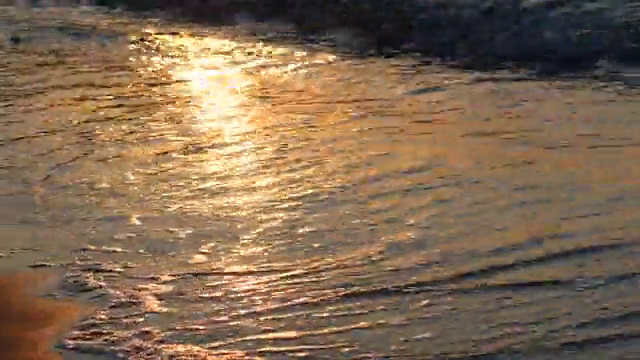
#> input picture frame 100 of opencv/learn/resources/test_video.mp4, 640 x 360 px
$ python read-video.py
#> lines starting #> are read from the running program, lines starting #| are printed output that depends on the picture
import cv2

vid = cv2.VideoCapture(r"resources/test_video.mp4")

while True:
    success, img = vid.read()
#> img is the input picture: shape (360, 640, 3); mean B, G, R 81.7, 105.4, 129.6
    n = cv2.resize(img , (320,240))
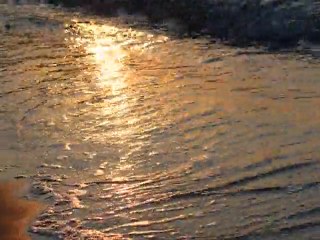
#> n: shape (240, 320, 3); mean B, G, R 81.7, 105.4, 129.6
    cv2.imshow("Movie", img)
    if (cv2.waitKey(5)& 0xFF)== ord('q'):
#> (key q is pressed here)
       break
cv2.destroyAllWindows()

$ run again, starting later in the video
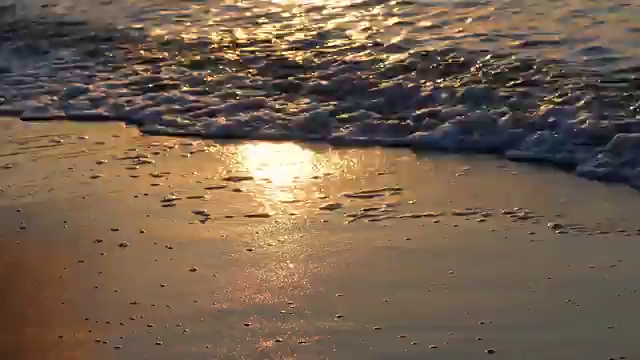
#> input picture frame 450 of opencv/learn/resources/test_video.mp4, 640 x 360 px
#> img is the input picture: shape (360, 640, 3); mean B, G, R 78, 96.1, 116.3
#> `n = cv2.resize(img , (320,240))`:
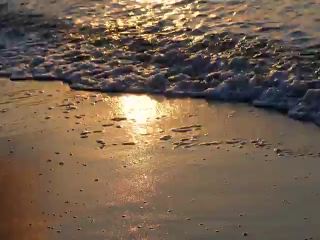
#> n: shape (240, 320, 3); mean B, G, R 78, 96.1, 116.3

$ run again, starting later in the video
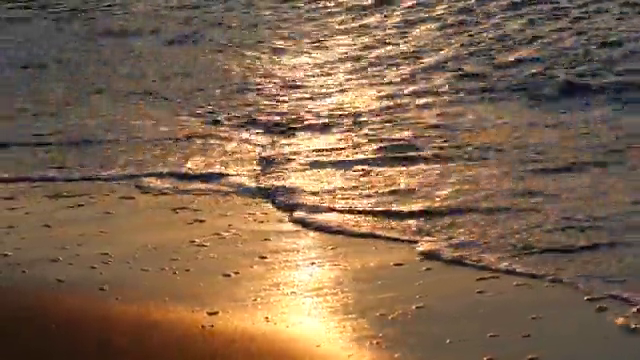
#> input picture frame 801 of opencv/learn/resources/test_video.mp4, 640 x 360 px
#> img is the input picture: shape (360, 640, 3); mean B, G, R 77.9, 101.5, 128.1
#> `n = cv2.resize(img , (320,240))`:
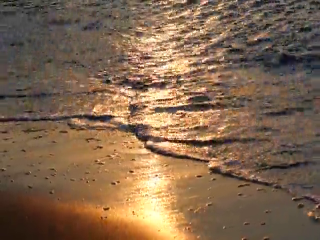
#> n: shape (240, 320, 3); mean B, G, R 77.9, 101.5, 128.1
